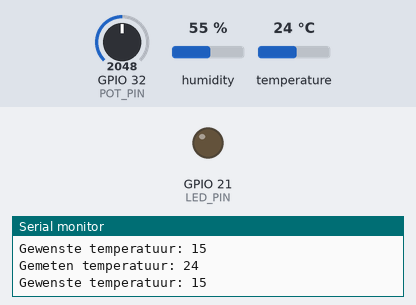
Bench run of a sketch on a simulated ESP32. On the bench: output pins drawn as LEDs (lit = HIGH), the last lines printed to the serial monitor. The inputs (shaded band) are chosen by the test bench; at power-on: temperature 24 °C, GPIO 32 (POT_PIN) = 2048, humidity 55 %.

Above: at 1.2 s.
1.3 s: temperature set to 16 °C
3.2 s: temperature set to 13 °C
At 5.2 s:
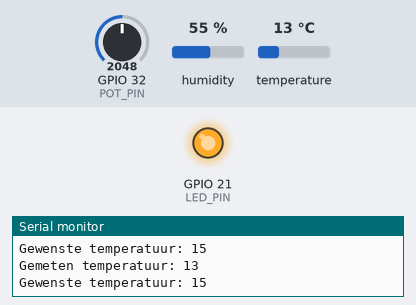
5.5 s: temperature set to 19 °C
At 6.5 s:
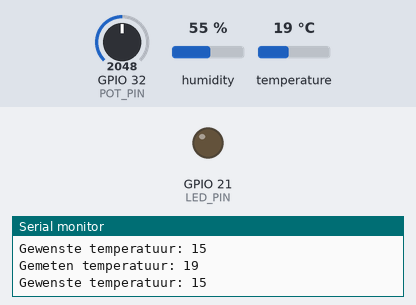
7.6 s: temperature set to 12 °C
At 9.0 s:
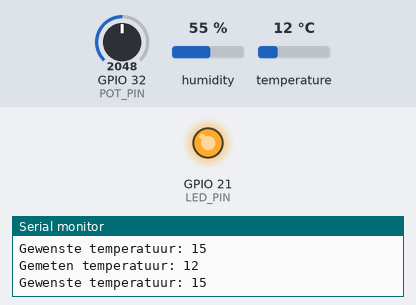
Timing chart, 0 to 10.6 s (numbered marks = the images above; inputs shaded):
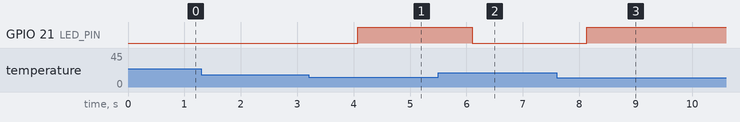

Measured:
- the behaviour switches between 15 and 14 °C on temperature (found by bisection; images 0 and 1)
- after the input at 3.2 s, GPIO 21 (LED_PIN): LOW → HIGH after 0.88 s
- after the input at 5.5 s, GPIO 21 (LED_PIN): HIGH → LOW after 0.60 s
- after the input at 7.6 s, GPIO 21 (LED_PIN): LOW → HIGH after 0.53 s

The sketch:

Ketel_zonder_blynk.ino
```cpp
#include <Arduino.h>
#include <DHT.h>

#define DHTPIN 23        // Pin voor de DHT11-sensor
#define DHTTYPE DHT11    // Type DHT-sensor
#define LED_PIN 21       // Pin voor de LED van de verwarmingsketel
#define POT_PIN 32       // Pin voor de potentiometer

DHT dht(DHTPIN, DHTTYPE);

int desiredTemp = 0;   // Initieel ingestelde gewenste temperatuur
int currentTemp = 0;   // Variabele voor de gemeten temperatuur
int potValue = 0;      // Variabele voor de waarde van de potentiometer

void setup() {
    Serial.begin(9600);
    pinMode(LED_PIN, OUTPUT);
    dht.begin();
}

void loop() {
    // Lees de temperatuur van de sensor
    float temperature = dht.readTemperature();

    if (!isnan(temperature)) {
        currentTemp = temperature;
    }

    // Lees de waarde van de potentiometer
    potValue = analogRead(POT_PIN);

    // Converteer de potentiometerwaarde naar een gewenste temperatuur tussen 0 en 30 graden Celsius
    desiredTemp = map(potValue, 0, 4095, 0, 30);

    // Vergelijk de gemeten temperatuur met de gewenste temperatuur
    if (currentTemp < desiredTemp) {
        // Schakel de LED in
        digitalWrite(LED_PIN, HIGH);
    } else {
        // Schakel de LED uit
        digitalWrite(LED_PIN, LOW);
    }

    // Schrijf de gemeten en gewenste temperatuur naar de seriële monitor
    Serial.print("Gemeten temperatuur: ");
    Serial.println(currentTemp);
    Serial.print("Gewenste temperatuur: ");
    Serial.println(desiredTemp);

    delay(250);  // Wacht een seconde voordat de metingen opnieuw worden uitgevoerd
}
```
